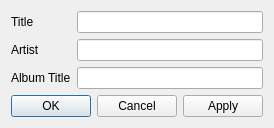
<?xml version="1.0" encoding="UTF-8"?>
<ui version="4.0">
 <class>PropertyDialog</class>
 <widget class="QDialog" name="PropertyDialog">
  <property name="geometry">
   <rect>
    <x>0</x>
    <y>0</y>
    <width>255</width>
    <height>121</height>
   </rect>
  </property>
  <property name="windowTitle">
   <string>Dialog</string>
  </property>
  <layout class="QVBoxLayout" name="verticalLayout">
   <item>
    <layout class="QGridLayout" name="gridLayout">
     <item row="0" column="0">
      <widget class="QLabel" name="label">
       <property name="text">
        <string>Title</string>
       </property>
      </widget>
     </item>
     <item row="0" column="1">
      <widget class="QLineEdit" name="title"/>
     </item>
     <item row="1" column="0">
      <widget class="QLabel" name="label_2">
       <property name="text">
        <string>Artist</string>
       </property>
      </widget>
     </item>
     <item row="1" column="1">
      <widget class="QLineEdit" name="artist"/>
     </item>
     <item row="2" column="0">
      <widget class="QLabel" name="label_3">
       <property name="text">
        <string>Album Title</string>
       </property>
      </widget>
     </item>
     <item row="2" column="1">
      <widget class="QLineEdit" name="albumTitle"/>
     </item>
    </layout>
   </item>
   <item>
    <widget class="QDialogButtonBox" name="buttonBox">
     <property name="orientation">
      <enum>Qt::Horizontal</enum>
     </property>
     <property name="standardButtons">
      <set>QDialogButtonBox::Apply|QDialogButtonBox::Cancel|QDialogButtonBox::Ok</set>
     </property>
     <property name="centerButtons">
      <bool>false</bool>
     </property>
    </widget>
   </item>
  </layout>
 </widget>
 <resources/>
 <connections>
  <connection>
   <sender>buttonBox</sender>
   <signal>accepted()</signal>
   <receiver>PropertyDialog</receiver>
   <slot>accept()</slot>
   <hints>
    <hint type="sourcelabel">
     <x>248</x>
     <y>254</y>
    </hint>
    <hint type="destinationlabel">
     <x>157</x>
     <y>274</y>
    </hint>
   </hints>
  </connection>
  <connection>
   <sender>buttonBox</sender>
   <signal>rejected()</signal>
   <receiver>PropertyDialog</receiver>
   <slot>reject()</slot>
   <hints>
    <hint type="sourcelabel">
     <x>316</x>
     <y>260</y>
    </hint>
    <hint type="destinationlabel">
     <x>286</x>
     <y>274</y>
    </hint>
   </hints>
  </connection>
 </connections>
</ui>
